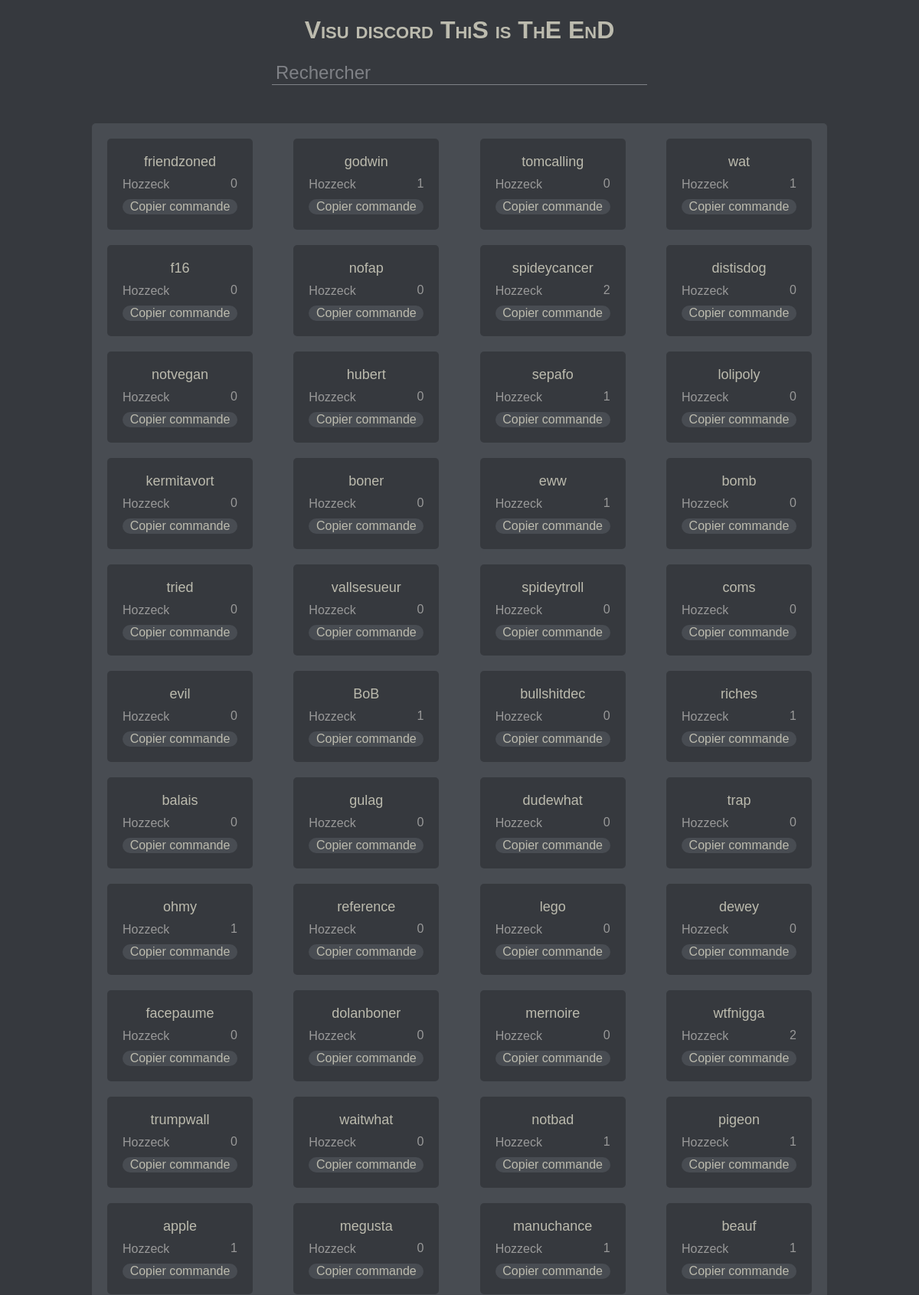
The page / (upper part) on the database its author committed.
### model.py (models this page shows, shortened)
class Image(Base):
    __tablename__ = 'Image'
    id = Column(Integer, primary_key=True)
    active = Column(Boolean, default=True)
    name = Column(String)
    date = Column(DateTime)
    sender = Column(String)
    url = Column(String)
    used = Column(Integer)

### routes.py (the view)
@app.route('/')
def index():
    return render_template('index.html', images=get_images())

### routes.py (called while the page is built)
def get_images():
    return [image for image in session.query(model.Image).filter(model.Image.active)]

### templates/index.html (shortened to what this page needs)
<!DOCTYPE html>
<html>
    <head>
        <link rel="stylesheet" href="{{ url_for('static', filename='index.css') }}">
    </head>
    <body>
        <h1>Visu discord ThiS is ThE EnD</h1>
        <div class="search">
            <input id="search" type="text" placeholder="Rechercher">
        </div>
        <div class="content-wrapper">
        {% for image in images %}
        <div class="item-wrapper" onmouseover="hovering('{{ image.url }}')" onmouseout="outhovering()">
                <div class="filter name">{{ image.name }}</div>
                <div class="filter sender">{{ image.sender }}</div>
                <div class="filter used">{{ image.used }}</div>
                <div class="link" onclick="toClipboard('{{ image.name }}')">Copier commande</div>
            </div>
        {% endfor %}
        </div>
    </body>
</html>

### static/index.css (style rules this page uses)
body { font-family: Sans-Serif; background-color: #36393e; color: #bcbbae; max-width: 80%; margin-left: auto; margin-right: auto; }
h1 { font-variant: small-caps; text-align: center; }
.search { text-align: center; }
.search input { border: 0; outline: 0; color: #bcbbae; padding-left: 5px; padding-right: 5px; background: transparent; border-bottom: 1px solid #7f8186; font-size: 24px; width: 50%; }
::placeholder { color: #7f8186; opacity: 1; }
.content-wrapper { margin: 50px 0px 150px 0px; background-color: #484c52; display: flex; flex-wrap: wrap; justify-content: space-between; padding: 10px; border-radius: 5px; }
.item-wrapper { width: 150px; background: #36393e; padding: 20px; margin: 10px; position: relative; border-radius: 5px; }
.name { text-align: center; font-size: 18px; }
.sender { color: #999; padding-top: 10px; }
.used { background-image: url('eye-icon.png'); position: absolute; top: 50px; right: 20px; color: #999; }
.link { text-align: center; margin-top: 10px; background-color: #484c52; padding-top: 1px; padding-bottom: 1px; border-radius: 15px; cursor: pointer; }

### rows shown on the page
Image: name "friendzoned", sender "Hozzeck", used "0"
Image: name "godwin", sender "Hozzeck", used "1"
Image: name "tomcalling", sender "Hozzeck", used "0"
Image: name "wat", sender "Hozzeck", used "1"
Image: name "f16", sender "Hozzeck", used "0"
Image: name "nofap", sender "Hozzeck", used "0"
Image: name "spideycancer", sender "Hozzeck", used "2"
Image: name "distisdog", sender "Hozzeck", used "0"
Image: name "notvegan", sender "Hozzeck", used "0"
Image: name "hubert", sender "Hozzeck", used "0"
Image: name "sepafo", sender "Hozzeck", used "1"
Image: name "lolipoly", sender "Hozzeck", used "0"
Image: name "kermitavort", sender "Hozzeck", used "0"
Image: name "boner", sender "Hozzeck", used "0"
Image: name "eww", sender "Hozzeck", used "1"
Image: name "bomb", sender "Hozzeck", used "0"
Image: name "tried", sender "Hozzeck", used "0"
Image: name "vallsesueur", sender "Hozzeck", used "0"
Image: name "spideytroll", sender "Hozzeck", used "0"
Image: name "coms", sender "Hozzeck", used "0"
Image: name "evil", sender "Hozzeck", used "0"
Image: name "BoB", sender "Hozzeck", used "1"
Image: name "bullshitdec", sender "Hozzeck", used "0"
Image: name "riches", sender "Hozzeck", used "1"
Image: name "balais", sender "Hozzeck", used "0"
Image: name "gulag", sender "Hozzeck", used "0"
Image: name "dudewhat", sender "Hozzeck", used "0"
Image: name "trap", sender "Hozzeck", used "0"
Image: name "ohmy", sender "Hozzeck", used "1"
Image: name "reference", sender "Hozzeck", used "0"
Image: name "lego", sender "Hozzeck", used "0"
Image: name "dewey", sender "Hozzeck", used "0"
Image: name "facepaume", sender "Hozzeck", used "0"
Image: name "dolanboner", sender "Hozzeck", used "0"
Image: name "mernoire", sender "Hozzeck", used "0"
Image: name "wtfnigga", sender "Hozzeck", used "2"
Image: name "trumpwall", sender "Hozzeck", used "0"
Image: name "waitwhat", sender "Hozzeck", used "0"
Image: name "notbad", sender "Hozzeck", used "1"
Image: name "pigeon", sender "Hozzeck", used "1"
Image: name "apple", sender "Hozzeck", used "1"
Image: name "megusta", sender "Hozzeck", used "0"
Image: name "manuchance", sender "Hozzeck", used "1"
Image: name "beauf", sender "Hozzeck", used "1"
